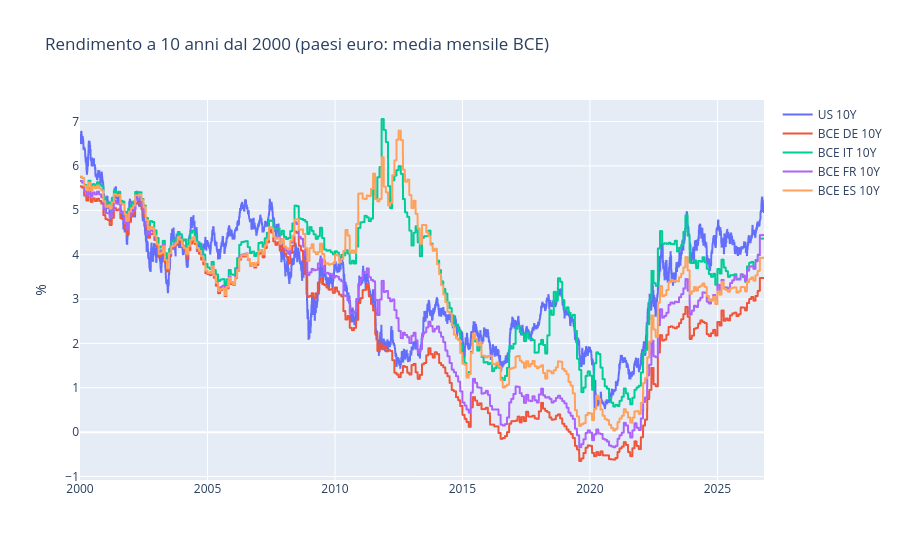
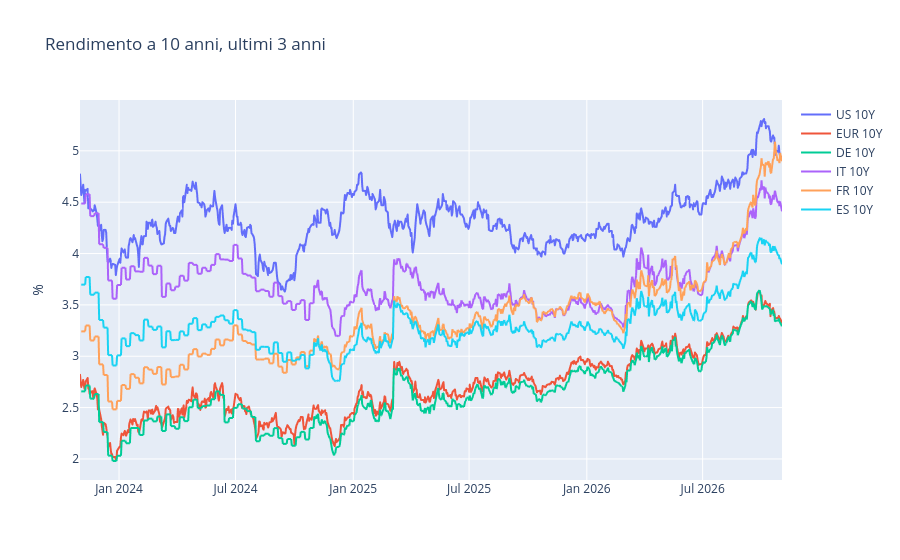

Notebook code for these charts, in order:
### Markdown cell above
## Rendimenti a 10 anni: USA, area euro e paesi

### Code cell
linee(["US 10Y", "BCE DE 10Y", "BCE IT 10Y", "BCE FR 10Y", "BCE ES 10Y"], "Rendimento a 10 anni dal 2000 (paesi euro: media mensile BCE)")
linee(["US 10Y", "EUR 10Y", "DE 10Y", "IT 10Y", "FR 10Y", "ES 10Y"], "Rendimento a 10 anni, ultimi 3 anni", dal="2023-11-01")

### Figure 1 — Plotly figure (JSON) as saved in the notebook; plotly's stock layout.template omitted (floating-point values rounded to 4 significant figures; data arrays with more than 128 entries replaced by an {"elided": "..."} marker saying what was removed)
{"data": [{"hovertemplate": "=%{x}<br>%=%{y}<extra></extra>", "legendgroup": "US 10Y", "line": {"color": "#636efa", "dash": "solid"}, "marker": {"symbol": "circle"}, "mode": "lines", "name": "US 10Y", "showlegend": true, "type": "scattergl", "x": {"elided": "6827 str values"}, "xaxis": "x", "y": {"elided": "6827 float values"}, "yaxis": "y"}, {"hovertemplate": "=%{x}<br>%=%{y}<extra></extra>", "legendgroup": "BCE DE 10Y", "line": {"color": "#EF553B", "dash": "solid"}, "marker": {"symbol": "circle"}, "mode": "lines", "name": "BCE DE 10Y", "showlegend": true, "type": "scattergl", "x": {"elided": "6827 str values"}, "xaxis": "x", "y": {"elided": "6827 float values"}, "yaxis": "y"}, {"hovertemplate": "=%{x}<br>%=%{y}<extra></extra>", "legendgroup": "BCE IT 10Y", "line": {"color": "#00cc96", "dash": "solid"}, "marker": {"symbol": "circle"}, "mode": "lines", "name": "BCE IT 10Y", "showlegend": true, "type": "scattergl", "x": {"elided": "6827 str values"}, "xaxis": "x", "y": {"elided": "6827 float values"}, "yaxis": "y"}, {"hovertemplate": "=%{x}<br>%=%{y}<extra></extra>", "legendgroup": "BCE FR 10Y", "line": {"color": "#ab63fa", "dash": "solid"}, "marker": {"symbol": "circle"}, "mode": "lines", "name": "BCE FR 10Y", "showlegend": true, "type": "scattergl", "x": {"elided": "6827 str values"}, "xaxis": "x", "y": {"elided": "6827 float values"}, "yaxis": "y"}, {"hovertemplate": "=%{x}<br>%=%{y}<extra></extra>", "legendgroup": "BCE ES 10Y", "line": {"color": "#FFA15A", "dash": "solid"}, "marker": {"symbol": "circle"}, "mode": "lines", "name": "BCE ES 10Y", "showlegend": true, "type": "scattergl", "x": {"elided": "6827 str values"}, "xaxis": "x", "y": {"elided": "6827 float values"}, "yaxis": "y"}], "layout": {"legend": {"title": {"text": ""}, "tracegroupgap": 0}, "title": {"text": "Rendimento a 10 anni dal 2000 (paesi euro: media mensile BCE)"}, "xaxis": {"anchor": "y", "domain": [0.0, 1.0], "title": {"text": ""}}, "yaxis": {"anchor": "x", "domain": [0.0, 1.0], "title": {"text": "%"}}}}

### Figure 2 — Plotly figure (JSON) as saved in the notebook; plotly's stock layout.template omitted (floating-point values rounded to 4 significant figures; data arrays with more than 128 entries replaced by an {"elided": "..."} marker saying what was removed)
{"data": [{"hovertemplate": "=%{x}<br>%=%{y}<extra></extra>", "legendgroup": "US 10Y", "line": {"color": "#636efa", "dash": "solid"}, "marker": {"symbol": "circle"}, "mode": "lines", "name": "US 10Y", "showlegend": true, "type": "scattergl", "x": {"elided": "782 str values"}, "xaxis": "x", "y": {"elided": "782 float values"}, "yaxis": "y"}, {"hovertemplate": "=%{x}<br>%=%{y}<extra></extra>", "legendgroup": "EUR 10Y", "line": {"color": "#EF553B", "dash": "solid"}, "marker": {"symbol": "circle"}, "mode": "lines", "name": "EUR 10Y", "showlegend": true, "type": "scattergl", "x": {"elided": "782 str values"}, "xaxis": "x", "y": {"elided": "782 float values"}, "yaxis": "y"}, {"hovertemplate": "=%{x}<br>%=%{y}<extra></extra>", "legendgroup": "DE 10Y", "line": {"color": "#00cc96", "dash": "solid"}, "marker": {"symbol": "circle"}, "mode": "lines", "name": "DE 10Y", "showlegend": true, "type": "scattergl", "x": {"elided": "782 str values"}, "xaxis": "x", "y": {"elided": "782 float values"}, "yaxis": "y"}, {"hovertemplate": "=%{x}<br>%=%{y}<extra></extra>", "legendgroup": "IT 10Y", "line": {"color": "#ab63fa", "dash": "solid"}, "marker": {"symbol": "circle"}, "mode": "lines", "name": "IT 10Y", "showlegend": true, "type": "scattergl", "x": {"elided": "782 str values"}, "xaxis": "x", "y": {"elided": "782 float values"}, "yaxis": "y"}, {"hovertemplate": "=%{x}<br>%=%{y}<extra></extra>", "legendgroup": "FR 10Y", "line": {"color": "#FFA15A", "dash": "solid"}, "marker": {"symbol": "circle"}, "mode": "lines", "name": "FR 10Y", "showlegend": true, "type": "scattergl", "x": {"elided": "782 str values"}, "xaxis": "x", "y": {"elided": "782 float values"}, "yaxis": "y"}, {"hovertemplate": "=%{x}<br>%=%{y}<extra></extra>", "legendgroup": "ES 10Y", "line": {"color": "#19d3f3", "dash": "solid"}, "marker": {"symbol": "circle"}, "mode": "lines", "name": "ES 10Y", "showlegend": true, "type": "scattergl", "x": {"elided": "782 str values"}, "xaxis": "x", "y": {"elided": "782 float values"}, "yaxis": "y"}], "layout": {"legend": {"title": {"text": ""}, "tracegroupgap": 0}, "title": {"text": "Rendimento a 10 anni, ultimi 3 anni"}, "xaxis": {"anchor": "y", "domain": [0.0, 1.0], "title": {"text": ""}}, "yaxis": {"anchor": "x", "domain": [0.0, 1.0], "title": {"text": "%"}}}}
